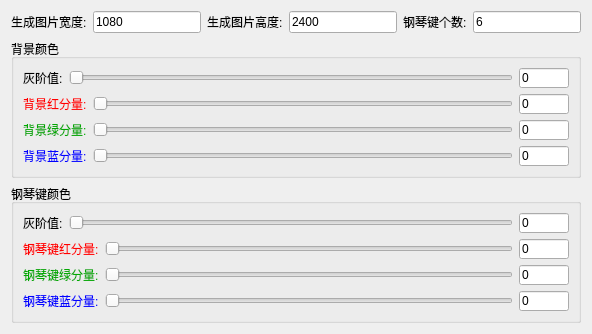
        <widget class="QWidget" name="tab_10">
         <attribute name="title">
          <string>钢琴键图</string>
         </attribute>
         <layout class="QGridLayout" name="gridLayout_29">
          <item row="0" column="0">
           <layout class="QVBoxLayout" name="verticalLayout_27">
            <item>
             <layout class="QHBoxLayout" name="horizontalLayout_120">
              <item>
               <layout class="QHBoxLayout" name="horizontalLayout_102">
                <item>
                 <widget class="QLabel" name="label_101">
                  <property name="text">
                   <string>生成图片宽度:</string>
                  </property>
                 </widget>
                </item>
                <item>
                 <widget class="QLineEdit" name="Type10_width">
                  <property name="text">
                   <string>1080</string>
                  </property>
                 </widget>
                </item>
               </layout>
              </item>
              <item>
               <layout class="QHBoxLayout" name="horizontalLayout_103">
                <item>
                 <widget class="QLabel" name="label_102">
                  <property name="text">
                   <string>生成图片高度:</string>
                  </property>
                 </widget>
                </item>
                <item>
                 <widget class="QLineEdit" name="Type10_height">
                  <property name="text">
                   <string>2400</string>
                  </property>
                 </widget>
                </item>
               </layout>
              </item>
              <item>
               <layout class="QHBoxLayout" name="horizontalLayout_104">
                <item>
                 <widget class="QLabel" name="label_103">
                  <property name="text">
                   <string>钢琴键个数:</string>
                  </property>
                 </widget>
                </item>
                <item>
                 <widget class="QLineEdit" name="Type10_btn_num">
                  <property name="text">
                   <string>6</string>
                  </property>
                 </widget>
                </item>
               </layout>
              </item>
             </layout>
            </item>
            <item>
             <widget class="QGroupBox" name="groupBox_14">
              <property name="title">
               <string>背景颜色</string>
              </property>
              <layout class="QGridLayout" name="gridLayout_27">
               <item row="0" column="0">
                <layout class="QVBoxLayout" name="verticalLayout_25">
                 <item>
                  <layout class="QHBoxLayout" name="horizontalLayout_41">
                   <item>
                    <widget class="QLabel" name="label_38">
                     <property name="text">
                      <string>灰阶值:</string>
                     </property>
                    </widget>
                   </item>
                   <item>
                    <widget class="QSlider" name="Type10_back_gray">
                     <property name="maximum">
                      <number>255</number>
                     </property>
                     <property name="orientation">
                      <enum>Qt::Horizontal</enum>
                     </property>
                    </widget>
                   </item>
                   <item>
                    <widget class="QLineEdit" name="Type10_back_gray_val">
                     <property name="maximumSize">
                      <size>
                       <width>50</width>
                       <height>20</height>
                      </size>
                     </property>
                     <property name="text">
                      <string>0</string>
                     </property>
                    </widget>
                   </item>
                  </layout>
                 </item>
                 <item>
                  <layout class="QHBoxLayout" name="horizontalLayout_106">
                   <item>
                    <widget class="QLabel" name="label_105">
                     <property name="styleSheet">
                      <string notr="true">color: rgb(255, 0, 0);</string>
                     </property>
                     <property name="text">
                      <string>背景红分量:</string>
                     </property>
                    </widget>
                   </item>
                   <item>
                    <widget class="QSlider" name="Type10_back_r">
                     <property name="maximum">
                      <number>255</number>
                     </property>
                     <property name="orientation">
                      <enum>Qt::Horizontal</enum>
                     </property>
                    </widget>
                   </item>
                   <item>
                    <widget class="QLineEdit" name="Type10_back_r_val">
                     <property name="maximumSize">
                      <size>
                       <width>50</width>
                       <height>20</height>
                      </size>
                     </property>
                     <property name="text">
                      <string>0</string>
                     </property>
                    </widget>
                   </item>
                  </layout>
                 </item>
                 <item>
                  <layout class="QHBoxLayout" name="horizontalLayout_107">
                   <item>
                    <widget class="QLabel" name="label_106">
                     <property name="styleSheet">
                      <string notr="true">color: rgb(0, 170, 0);</string>
                     </property>
                     <property name="text">
                      <string>背景绿分量:</string>
                     </property>
                    </widget>
                   </item>
                   <item>
                    <widget class="QSlider" name="Type10_back_g">
                     <property name="maximum">
                      <number>255</number>
                     </property>
                     <property name="orientation">
                      <enum>Qt::Horizontal</enum>
                     </property>
                    </widget>
                   </item>
                   <item>
                    <widget class="QLineEdit" name="Type10_back_g_val">
                     <property name="maximumSize">
                      <size>
                       <width>50</width>
                       <height>20</height>
                      </size>
                     </property>
                     <property name="text">
                      <string>0</string>
                     </property>
                    </widget>
                   </item>
                  </layout>
                 </item>
                 <item>
                  <layout class="QHBoxLayout" name="horizontalLayout_105">
                   <item>
                    <widget class="QLabel" name="label_104">
                     <property name="styleSheet">
                      <string notr="true">color: rgb(0, 0, 255);</string>
                     </property>
                     <property name="text">
                      <string>背景蓝分量:</string>
                     </property>
                    </widget>
                   </item>
                   <item>
                    <widget class="QSlider" name="Type10_back_b">
                     <property name="maximum">
                      <number>255</number>
                     </property>
                     <property name="orientation">
                      <enum>Qt::Horizontal</enum>
                     </property>
                    </widget>
                   </item>
                   <item>
                    <widget class="QLineEdit" name="Type10_back_b_val">
                     <property name="maximumSize">
                      <size>
                       <width>50</width>
                       <height>20</height>
                      </size>
                     </property>
                     <property name="text">
                      <string>0</string>
                     </property>
                    </widget>
                   </item>
                  </layout>
                 </item>
                </layout>
               </item>
              </layout>
             </widget>
            </item>
            <item>
             <widget class="QGroupBox" name="groupBox_15">
              <property name="title">
               <string>钢琴键颜色</string>
              </property>
              <layout class="QGridLayout" name="gridLayout_28">
               <item row="0" column="0">
                <layout class="QVBoxLayout" name="verticalLayout_26">
                 <item>
                  <layout class="QHBoxLayout" name="horizontalLayout_42">
                   <item>
                    <widget class="QLabel" name="label_39">
                     <property name="text">
                      <string>灰阶值:</string>
                     </property>
                    </widget>
                   </item>
                   <item>
                    <widget class="QSlider" name="Type10_btn_gray">
                     <property name="maximum">
                      <number>255</number>
                     </property>
                     <property name="orientation">
                      <enum>Qt::Horizontal</enum>
                     </property>
                    </widget>
                   </item>
                   <item>
                    <widget class="QLineEdit" name="Type10_btn_gray_val">
                     <property name="maximumSize">
                      <size>
                       <width>50</width>
                       <height>20</height>
                      </size>
                     </property>
                     <property name="text">
                      <string>0</string>
                     </property>
                    </widget>
                   </item>
                  </layout>
                 </item>
                 <item>
                  <layout class="QHBoxLayout" name="horizontalLayout_110">
                   <item>
                    <widget class="QLabel" name="label_109">
                     <property name="styleSheet">
                      <string notr="true">color: rgb(255, 0, 0);</string>
                     </property>
                     <property name="text">
                      <string>钢琴键红分量:</string>
                     </property>
                    </widget>
                   </item>
                   <item>
                    <widget class="QSlider" name="Type10_btn_r">
                     <property name="maximum">
                      <number>255</number>
                     </property>
                     <property name="orientation">
                      <enum>Qt::Horizontal</enum>
                     </property>
                    </widget>
                   </item>
                   <item>
                    <widget class="QLineEdit" name="Type10_btn_r_val">
                     <property name="maximumSize">
                      <size>
                       <width>50</width>
                       <height>20</height>
                      </size>
                     </property>
                     <property name="text">
                      <string>0</string>
                     </property>
                    </widget>
                   </item>
                  </layout>
                 </item>
                 <item>
                  <layout class="QHBoxLayout" name="horizontalLayout_109">
                   <item>
                    <widget class="QLabel" name="label_108">
                     <property name="styleSheet">
                      <string notr="true">color: rgb(0, 170, 0);</string>
                     </property>
                     <property name="text">
                      <string>钢琴键绿分量:</string>
                     </property>
                    </widget>
                   </item>
                   <item>
                    <widget class="QSlider" name="Type10_btn_g">
                     <property name="maximum">
                      <number>255</number>
                     </property>
                     <property name="orientation">
                      <enum>Qt::Horizontal</enum>
                     </property>
                    </widget>
                   </item>
                   <item>
                    <widget class="QLineEdit" name="Type10_btn_g_val">
                     <property name="maximumSize">
                      <size>
                       <width>50</width>
                       <height>20</height>
                      </size>
                     </property>
                     <property name="text">
                      <string>0</string>
                     </property>
                    </widget>
                   </item>
                  </layout>
                 </item>
                 <item>
                  <layout class="QHBoxLayout" name="horizontalLayout_108">
                   <item>
                    <widget class="QLabel" name="label_107">
                     <property name="styleSheet">
                      <string notr="true">color: rgb(0, 0, 255);</string>
                     </property>
                     <property name="text">
                      <string>钢琴键蓝分量:</string>
                     </property>
                    </widget>
                   </item>
                   <item>
                    <widget class="QSlider" name="Type10_btn_b">
                     <property name="maximum">
                      <number>255</number>
                     </property>
                     <property name="orientation">
                      <enum>Qt::Horizontal</enum>
                     </property>
                    </widget>
                   </item>
                   <item>
                    <widget class="QLineEdit" name="Type10_btn_b_val">
                     <property name="maximumSize">
                      <size>
                       <width>50</width>
                       <height>20</height>
                      </size>
                     </property>
                     <property name="text">
                      <string>0</string>
                     </property>
                    </widget>
                   </item>
                  </layout>
                 </item>
                </layout>
               </item>
              </layout>
             </widget>
            </item>
           </layout>
          </item>
         </layout>
        </widget>
